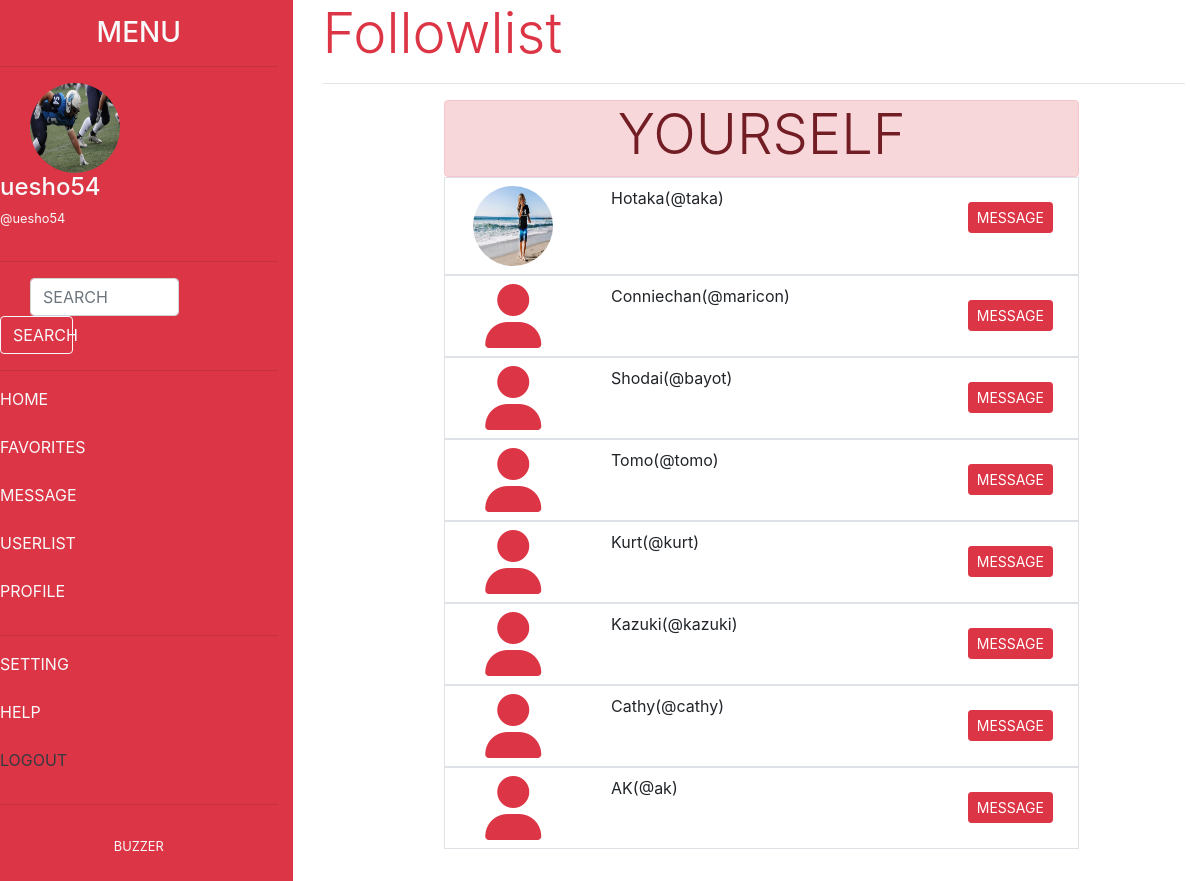
Screenshot of /message.php (signed in) with the database file from the repository.
### tables this page shows
CREATE TABLE `users` (
  `id` int(11) NOT NULL,
  `account_name` varchar(50) NOT NULL,
  `email` varchar(100) NOT NULL,
  `image` varchar(100) DEFAULT NULL,
  `login_id` int(11) NOT NULL
);

### classes/Database.php (called while the page is built, shortened)
<?php
class Database{
    private $servername = 'localhost';
    private $username = 'root';
    private $password = 'root';
    private $database_name = 'twitter';
    public function __construct(){
        $this->con = new mysqli($this->servername,$this->username,$this->password,$this->database_name);
        if($this->con->connect_error){
            die('connect error'.$this->con->connect_error);
        }else{
            return $this->con;
        }
    }
}
?>

### action.php (called while the page is built, shortened)
<?php
include 'classes/User.php';
$User = new User;
?>

### classes/User.php (called while the page is built, shortened)
<?php
include 'Database.php';
class User extends Database{
    public function getCurrentUser($id){
        $sql = "SELECT * FROM users WHERE id = '$id'";
        $result = $this->con->query($sql);
        if($result == FALSE){
            die('cannot get user'.$this->con->connect_error);
        }else{
            return $result->fetch_assoc();
        }
    }
    public function getCurrentLogin($id){
        $sql = "SELECT * FROM login WHERE id = '$id'";
        $result = $this->con->query($sql);
        if($result == FALSE){
            die('cannot get login'.$this->con->connect_error);
        }else{
            return $result->fetch_assoc();
        }
    }
    public function displayFollowedUsers($id){
        $sql = "SELECT * FROM users INNER JOIN login ON users.login_id = login.id INNER JOIN followed_users ON users.id = followed_users.follow_id WHERE followed_users.user_id = '$id'";
        $result = $this->con->query($sql);
        if($result->num_rows>0){
            $row = array();
            while($rows = $result->fetch_assoc()){
                $row[] = $rows;
            }
            return $row;
        }else{
            return FALSE;
        }
    }
}
?>

### message.php (the view, shortened to what this page needs)
<?php
include 'action.php';
$now = $_SESSION['login_id'];
$nowuser = $User->getCurrentUser($now);
$nowlogin = $User->getCurrentLogin($now);
$img = $nowuser["image"];
$follows = $User->displayFollowedUsers($now);
?>
<!doctype html>
<html lang="en">
  <head>
    <link rel="stylesheet" href="https://stackpath.bootstrapcdn.com/bootstrap/4.3.1/css/bootstrap.min.css">
  </head>
  <body>
      <div class="row">
        <div class="col-md-3 bg-danger sidebar">
          <div class="text-center mt-3 mb-3">
            <h3 class="text-light">MENU</h3>
          </div>
          <hr>
          <div class="row">
            <div class="col-md-1"></div>
            <div class="col-md-4 text-center">
              <?php
              if(empty($img)){
                echo '<i class="fas fa-user fa-5x text-light"></i>';
              }else{
                echo '<img src="uploads/'.$img.'" height="90" width="90" class="rounded-circle">';
              }
              ?>
            </div>
            <div class="col-md-7">
              <h4 class="text-light"><?php echo $nowuser['account_name']; ?></h4>
              <p class="text-light small">@<?php echo $nowlogin['username']; ?></p>
            </div>
          </div>
          <hr>
          <form action="" method="post">
            <div class="form-group">
              <div class="row">
                <div class="col-md-1"></div>
                <div class="col-md-7">
                  <input type="text" name="search" class="form-control" placeholder="SEARCH">
                </div>
                <div class="col-md-4">
                  <button type="submit" name="search" class="btn btn-outline-light btn-block">SEARCH</button>
                </div>
              </div>
            </div>
          </form>
          <hr>
          <div class="mt-3">
            <div class="row">
              <div class="col-md-11">
                <ul style="list-style: none;">
                  <li><a href="home.php" class="text-light">HOME</a></li>
                  <br>
                  <li><a href="favorite.php" class="text-light">FAVORITES</a></li>
                  <br>
                  <li><a href="message.php" class="text-light">MESSAGE</a></li>
                  <br>
                  <li><a href="userlist.php" class="text-light">USERLIST</a></li>
                  <br>
                  <li><a href="profile.php" class="text-light">PROFILE</a></li>
                </ul>
              </div>
            </div>
            <hr>
            <div class="row">
              <div class="col-md-11">
                <ul style="list-style: none;">
                  <li><a href="setting.php" class="text-light">SETTING</a></li>
                  <br>
                  <li><a href="" class="text-light">HELP</a></li>
                  <br>
                  <li><a href="logout.php" class="text-dark">LOGOUT</a></li>
                </ul>
              </div>
            </div>
          </div>
          <hr>
          <div class="text-center">
            <p class="small text-light pt-3">BUZZER</p>
          </div>
        </div>
        <div class="col-md-9">
            <div class="container">
                <h5 class="display-4 text-danger">Followlist</h5>
                <hr>
                <div class="ml-3" style="height: 85vh; overflow: scroll;">
                    <ul style="list-style: none;">
                        <?php
                        foreach($follows as $key=>$follow){
                            $userid = $follow["login_id"];
                            $image = $follow["image"];
                            $loginuserid = $nowlogin["id"];
                            if($userid == $loginuserid){
                                echo "<div class='alert alert-danger w-75 mx-auto text-center p-0 m-0'>";
                                    echo '<h4 class="display-4">YOURSELF</h4>';
                                echo "</div>";
                            }else{
                                echo "<li class='border w-75 mx-auto'>";
                                    echo "<div class= 'row mt-2'>";
                                        echo '<div class="col-md-3">';
                                            if(empty($image)){
                                                echo '<div class="text-center pb-2">';
                                                echo '<i class="fas fa-user fa-4x text-danger"></i>';
                                                echo '</div>';
                                            }else{
                                                echo '<div class="text-center pb-2">';
                                                echo '<img src="uploads/'.$image.'" height="80" width="80" class="rounded-circle mx-auto">';
                                                echo '</div>';
                                            }
                                        echo '</div>';
                                        echo '<div class="col-md-6">';
                                            echo "<p>".$follow['account_name']."(@".$follow['username'].")</p>";
                                        echo '</div>';
                                        echo '<div class="col-md-3 text-center mt-3">';
                                            echo '<a href="dm.php?id='.$userid.'" role="button" class="btn btn-danger btn-sm">MESSAGE</a>';
                                        echo '</div>';
                                    echo "</div>";
                                echo "</li>";
                            }
                        }
                        ?>
                    </ul>
                </div>
            </div>
        </div>
      </div>
  </body>
</html>

### message.php (style rules this page uses)
* { box-sizing: border-box; padding: 0; margin: 0; }
.sidebar { height: 100vh; }

### rows the page displays
users: image (picture), account_name "uesho54", shows "YOURSELF"
users: image (picture), account_name "Hotaka", login.username "taka"
users: account_name "Conniechan", login.username "maricon"
users: account_name "Shodai", login.username "bayot"
users: account_name "Tomo", login.username "tomo"
users: account_name "Kurt", login.username "kurt"
users: account_name "Kazuki", login.username "kazuki"
users: account_name "Cathy", login.username "cathy"
users: account_name "AK", login.username "ak"

### other values shown
$nowlogin['username'] "uesho54"
